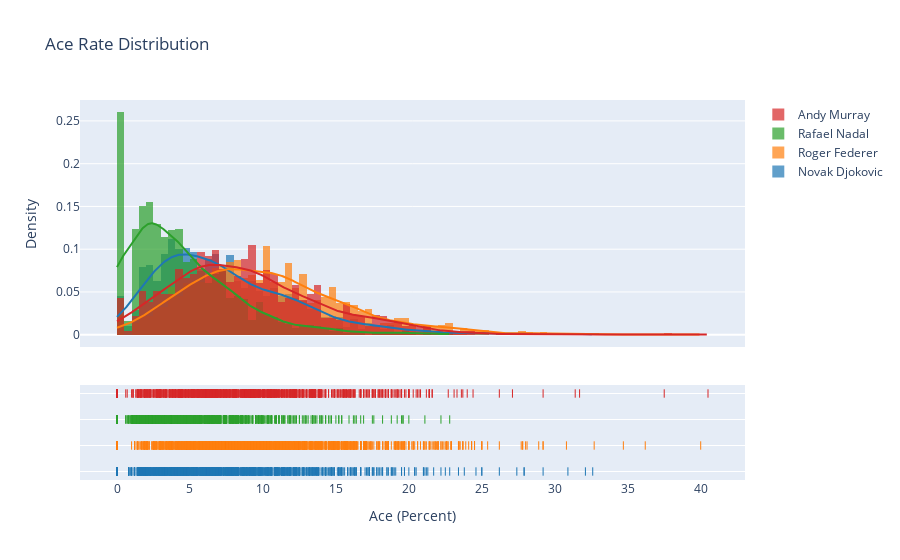

Write notebook code for a chart like this one.
### Code cell
# A%
A_data = [nd["A%"][~np.isnan(nd['A%'])], rf["A%"][~np.isnan(rf['A%'])], rn["A%"][~np.isnan(rn['A%'])], am["A%"][~np.isnan(am['A%'])]]
A_labels = ['Novak Djokovic', 'Roger Federer', 'Rafael Nadal', 'Andy Murray']
fig = ff.create_distplot(A_data, A_labels, bin_size = .5)
fig.update_layout(title_text = 'Ace Rate Distribution',
                    xaxis_title = "Ace (Percent)",
                    yaxis_title = "Density"
                    )
fig.show()

### Figure 1 — Plotly figure (JSON) as saved in the notebook; plotly's stock layout.template omitted (floating-point values rounded to 4 significant figures; data arrays with more than 128 entries replaced by an {"elided": "..."} marker saying what was removed)
{"data": [{"autobinx": false, "histnorm": "probability density", "legendgroup": "Novak Djokovic", "marker": {"color": "rgb(31, 119, 180)"}, "name": "Novak Djokovic", "opacity": 0.7, "type": "histogram", "x": {"elided": "1180 float values"}, "xaxis": "x", "xbins": {"end": 32.6, "size": 0.5, "start": 0}, "yaxis": "y"}, {"autobinx": false, "histnorm": "probability density", "legendgroup": "Roger Federer", "marker": {"color": "rgb(255, 127, 14)"}, "name": "Roger Federer", "opacity": 0.7, "type": "histogram", "x": {"elided": "1458 float values"}, "xaxis": "x", "xbins": {"end": 40, "size": 0.5, "start": 0}, "yaxis": "y"}, {"autobinx": false, "histnorm": "probability density", "legendgroup": "Rafael Nadal", "marker": {"color": "rgb(44, 160, 44)"}, "name": "Rafael Nadal", "opacity": 0.7, "type": "histogram", "x": {"elided": "1246 float values"}, "xaxis": "x", "xbins": {"end": 22.8, "size": 0.5, "start": 0}, "yaxis": "y"}, {"autobinx": false, "histnorm": "probability density", "legendgroup": "Andy Murray", "marker": {"color": "rgb(214, 39, 40)"}, "name": "Andy Murray", "opacity": 0.7, "type": "histogram", "x": {"elided": "933 float values"}, "xaxis": "x", "xbins": {"end": 40.5, "size": 0.5, "start": 0}, "yaxis": "y"}, {"legendgroup": "Novak Djokovic", "marker": {"color": "rgb(31, 119, 180)"}, "mode": "lines", "name": "Novak Djokovic", "showlegend": false, "type": "scatter", "x": {"elided": "500 float values"}, "xaxis": "x", "y": {"elided": "500 float values"}, "yaxis": "y"}, {"legendgroup": "Roger Federer", "marker": {"color": "rgb(255, 127, 14)"}, "mode": "lines", "name": "Roger Federer", "showlegend": false, "type": "scatter", "x": {"elided": "500 float values"}, "xaxis": "x", "y": {"elided": "500 float values"}, "yaxis": "y"}, {"legendgroup": "Rafael Nadal", "marker": {"color": "rgb(44, 160, 44)"}, "mode": "lines", "name": "Rafael Nadal", "showlegend": false, "type": "scatter", "x": {"elided": "500 float values"}, "xaxis": "x", "y": {"elided": "500 float values"}, "yaxis": "y"}, {"legendgroup": "Andy Murray", "marker": {"color": "rgb(214, 39, 40)"}, "mode": "lines", "name": "Andy Murray", "showlegend": false, "type": "scatter", "x": {"elided": "500 float values"}, "xaxis": "x", "y": {"elided": "500 float values"}, "yaxis": "y"}, {"legendgroup": "Novak Djokovic", "marker": {"color": "rgb(31, 119, 180)", "symbol": "line-ns-open"}, "mode": "markers", "name": "Novak Djokovic", "showlegend": false, "type": "scatter", "x": {"elided": "1180 float values"}, "xaxis": "x", "y": {"elided": "1180 str values"}, "yaxis": "y2"}, {"legendgroup": "Roger Federer", "marker": {"color": "rgb(255, 127, 14)", "symbol": "line-ns-open"}, "mode": "markers", "name": "Roger Federer", "showlegend": false, "type": "scatter", "x": {"elided": "1458 float values"}, "xaxis": "x", "y": {"elided": "1458 str values"}, "yaxis": "y2"}, {"legendgroup": "Rafael Nadal", "marker": {"color": "rgb(44, 160, 44)", "symbol": "line-ns-open"}, "mode": "markers", "name": "Rafael Nadal", "showlegend": false, "type": "scatter", "x": {"elided": "1246 float values"}, "xaxis": "x", "y": {"elided": "1246 str values"}, "yaxis": "y2"}, {"legendgroup": "Andy Murray", "marker": {"color": "rgb(214, 39, 40)", "symbol": "line-ns-open"}, "mode": "markers", "name": "Andy Murray", "showlegend": false, "type": "scatter", "x": {"elided": "933 float values"}, "xaxis": "x", "y": {"elided": "933 str values"}, "yaxis": "y2"}], "layout": {"barmode": "overlay", "hovermode": "closest", "legend": {"traceorder": "reversed"}, "title": {"text": "Ace Rate Distribution"}, "xaxis": {"anchor": "y2", "domain": [0, 1], "title": {"text": "Ace (Percent)"}, "zeroline": false}, "yaxis": {"anchor": "free", "domain": [0.35, 1], "position": 0, "title": {"text": "Density"}}, "yaxis2": {"anchor": "x", "domain": [0, 0.25], "dtick": 1, "showticklabels": false}}}
